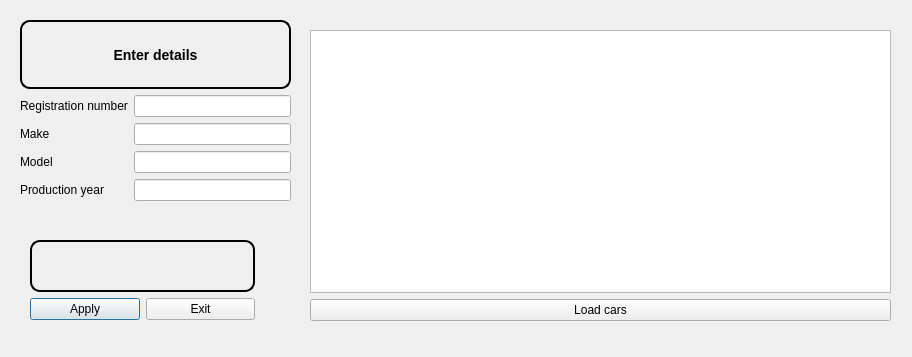
<?xml version="1.0" encoding="UTF-8"?>
<ui version="4.0">
 <class>caredit</class>
 <widget class="QDialog" name="caredit">
  <property name="geometry">
   <rect>
    <x>0</x>
    <y>0</y>
    <width>912</width>
    <height>357</height>
   </rect>
  </property>
  <property name="windowTitle">
   <string>Dialog</string>
  </property>
  <widget class="QWidget" name="verticalLayoutWidget">
   <property name="geometry">
    <rect>
     <x>20</x>
     <y>20</y>
     <width>271</width>
     <height>181</height>
    </rect>
   </property>
   <layout class="QVBoxLayout" name="verticalLayout">
    <item>
     <widget class="QLabel" name="careditdetails">
      <property name="styleSheet">
       <string notr="true">border-style: outset;
    border-width: 2px;
    border-radius: 10px;
    border-color: black;
    font: bold 14px;
    min-width: 10em;
    padding: 6px;</string>
      </property>
      <property name="text">
       <string>Enter details</string>
      </property>
      <property name="alignment">
       <set>Qt::AlignCenter</set>
      </property>
     </widget>
    </item>
    <item>
     <layout class="QGridLayout" name="gridLayout">
      <item row="0" column="1">
       <widget class="QLineEdit" name="regnrtxt"/>
      </item>
      <item row="0" column="0">
       <widget class="QLabel" name="regnrlabel">
        <property name="text">
         <string>Registration number</string>
        </property>
       </widget>
      </item>
      <item row="2" column="1">
       <widget class="QLineEdit" name="modeltxt"/>
      </item>
      <item row="2" column="0">
       <widget class="QLabel" name="modellabel">
        <property name="text">
         <string>Model</string>
        </property>
       </widget>
      </item>
      <item row="1" column="0">
       <widget class="QLabel" name="makelabel">
        <property name="text">
         <string>Make</string>
        </property>
       </widget>
      </item>
      <item row="1" column="1">
       <widget class="QLineEdit" name="maketxt"/>
      </item>
      <item row="3" column="1">
       <widget class="QLineEdit" name="caryeartxt"/>
      </item>
      <item row="3" column="0">
       <widget class="QLabel" name="label">
        <property name="text">
         <string>Production year</string>
        </property>
       </widget>
      </item>
     </layout>
    </item>
   </layout>
  </widget>
  <widget class="QWidget" name="verticalLayoutWidget_2">
   <property name="geometry">
    <rect>
     <x>30</x>
     <y>240</y>
     <width>225</width>
     <height>80</height>
    </rect>
   </property>
   <layout class="QVBoxLayout" name="verticalLayout_2">
    <item>
     <widget class="QLabel" name="caredittransaction">
      <property name="styleSheet">
       <string notr="true">border-style: outset;
    border-width: 2px;
    border-radius: 10px;
    border-color: black;
    font: bold 14px;
    min-width: 10em;
    padding: 6px;</string>
      </property>
      <property name="text">
       <string/>
      </property>
      <property name="alignment">
       <set>Qt::AlignCenter</set>
      </property>
     </widget>
    </item>
    <item>
     <layout class="QHBoxLayout" name="horizontalLayout">
      <item>
       <widget class="QPushButton" name="applybutton">
        <property name="text">
         <string>Apply</string>
        </property>
       </widget>
      </item>
      <item>
       <widget class="QPushButton" name="exitbutton">
        <property name="text">
         <string>Exit</string>
        </property>
       </widget>
      </item>
     </layout>
    </item>
   </layout>
  </widget>
  <widget class="QWidget" name="verticalLayoutWidget_3">
   <property name="geometry">
    <rect>
     <x>310</x>
     <y>30</y>
     <width>581</width>
     <height>291</height>
    </rect>
   </property>
   <layout class="QVBoxLayout" name="verticalLayout_3">
    <item>
     <widget class="QTableView" name="cartable">
      <property name="sizeAdjustPolicy">
       <enum>QAbstractScrollArea::AdjustToContents</enum>
      </property>
      <property name="sortingEnabled">
       <bool>false</bool>
      </property>
     </widget>
    </item>
    <item>
     <widget class="QPushButton" name="loadbutton">
      <property name="text">
       <string>Load cars</string>
      </property>
     </widget>
    </item>
   </layout>
  </widget>
 </widget>
 <resources/>
 <connections/>
</ui>
